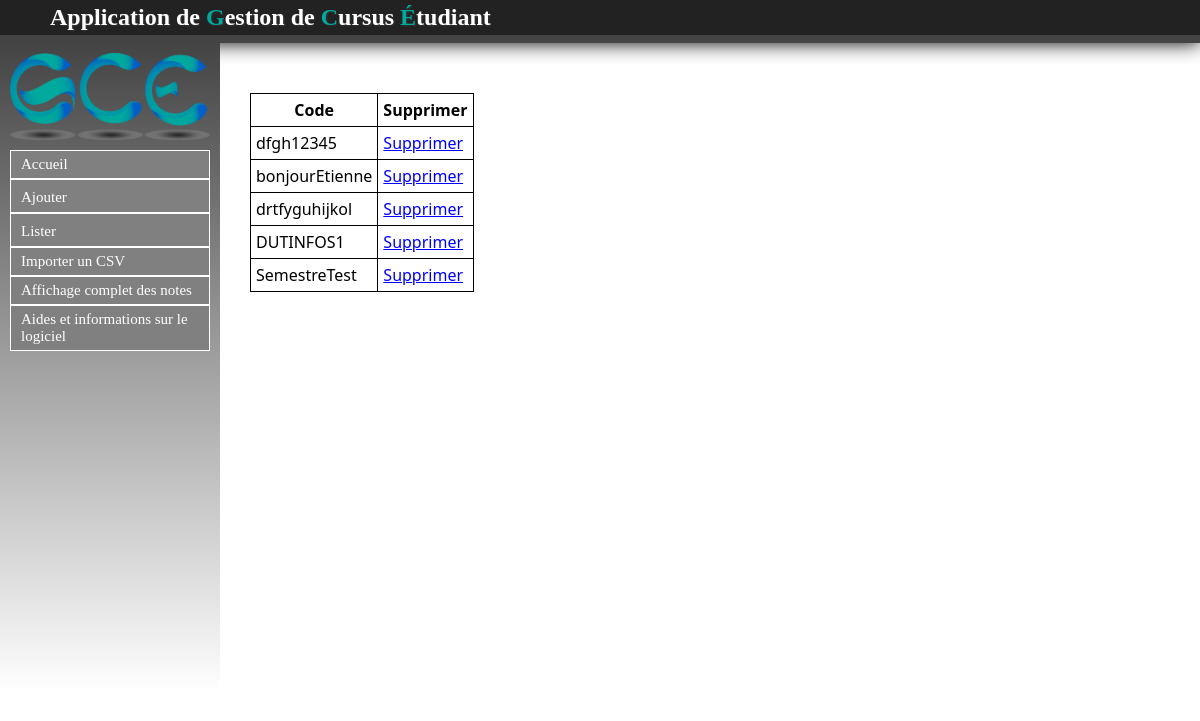
The page /Semestre/listerSemestre on the database as committed earlier.
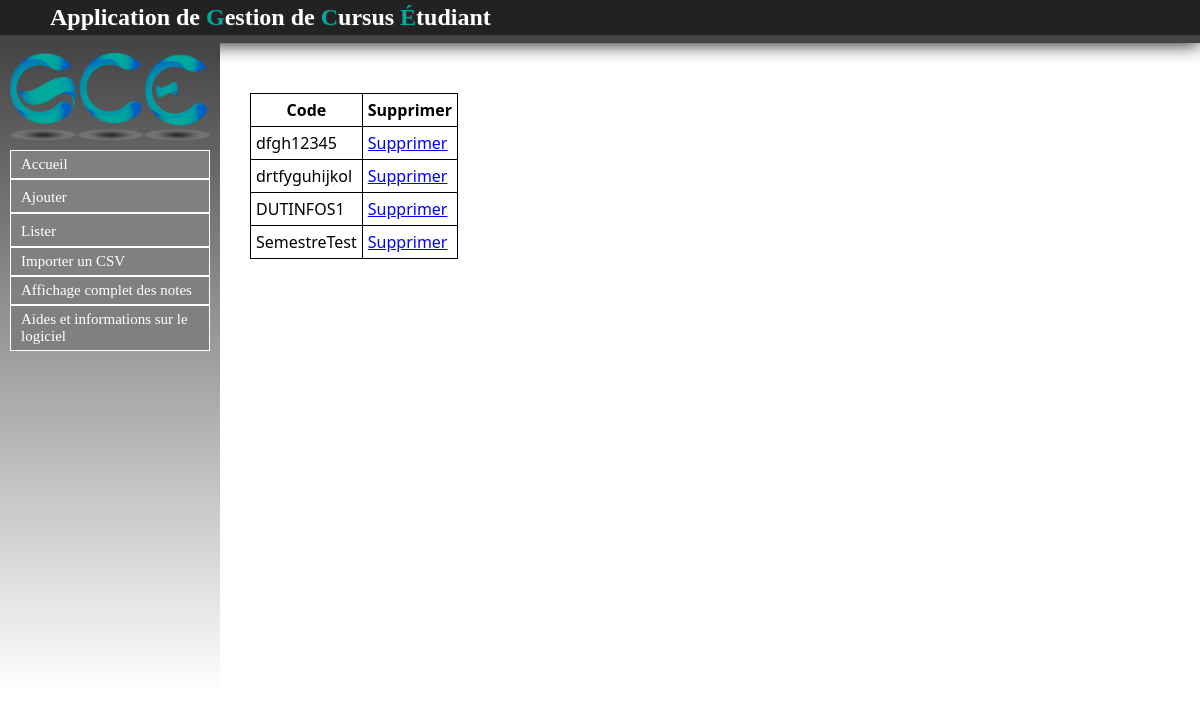
The same page on the database as committed later.
### Semestre/models.py (models this page shows, shortened)
class Semestre(models.Model):
	code = models.CharField(max_length=30,null=False)
	intitule = models.CharField(max_length=30, null=False)
	diplome = models.ForeignKey(Diplome, null=True)

### Semestre/views.py (the view)
def listerSemestre(request):
	semestre = Semestre.objects.all()
	return render(request, 'contenu_html/listerSemestre.html',{'semestre': semestre})

### Semestre/templates/contenu_html/listerSemestre.html (shortened to what this page needs)
{% extends "templates/base.html" %}
{% block content %}
{% if not semestre %}
	<p>Pas d'unité d'enseignement</p>
{% else %}
	<table style="border:1px solid black; border-collapse : collapse;">
	<tr>
		<th style="border:1px solid black;">Code</th>
		<th style="border:1px solid black;">Supprimer</th>
	</tr>
{% endif %}
{% for sem in semestre %}
	<tr>
		<td style="border:1px solid black;">{{ sem.code }}</td>
		<td><a href="supprsem/{{ sem.id }}">Supprimer</a></td>
	</tr>
{% endfor %}
</table>
{% endblock %}

Rows that differ between the two databases and show on the page:
removed Semestre: code "bonjourEtienne"
